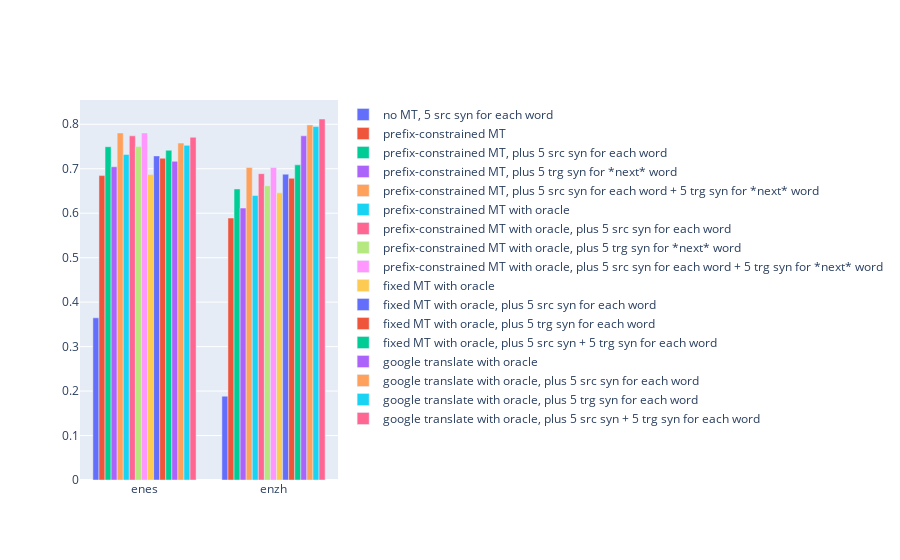

The code cell stored with this chart in its notebook:
### Code cell
# noexport

import plotly.graph_objects as go

fig = go.Figure(data=[
    go.Bar(name='no MT, 5 src syn for each word', x=langpair_list, y=[langpair_to_num_src_trg_synonyms_nomt_to_accuracy[lang][(5, 0)] for lang in langpair_list]),
    go.Bar(name='prefix-constrained MT', x=langpair_list, y=[lang_to_baseline_accuracy[lang] for lang in langpair_list]),
    go.Bar(name='prefix-constrained MT, plus 5 src syn for each word', x=langpair_list, y=[langpair_to_num_src_trg_synonyms_prefix_nextword_to_accuracy[lang][(5,0)] for lang in langpair_list]),
    go.Bar(name='prefix-constrained MT, plus 5 trg syn for *next* word', x=langpair_list, y=[langpair_to_num_src_trg_synonyms_prefix_nextword_to_accuracy[lang][(0,5)] for lang in langpair_list]),
    go.Bar(name='prefix-constrained MT, plus 5 src syn for each word + 5 trg syn for *next* word', x=langpair_list, y=[langpair_to_num_src_trg_synonyms_prefix_oracle_allsyn_to_accuracy[lang][(5,5)] for lang in langpair_list]),
    go.Bar(name='prefix-constrained MT with oracle', x=langpair_list, y=[lang_to_baseline_accuracy_with_oracle[lang] for lang in langpair_list]),
    go.Bar(name='prefix-constrained MT with oracle, plus 5 src syn for each word', x=langpair_list, y=[langpair_to_num_src_trg_synonyms_prefix_oracle_to_accuracy[lang][(5,0)] for lang in langpair_list]),
    go.Bar(name='prefix-constrained MT with oracle, plus 5 trg syn for *next* word', x=langpair_list, y=[langpair_to_num_src_trg_synonyms_prefix_oracle_to_accuracy[lang][(0,5)] for lang in langpair_list]),
    go.Bar(name='prefix-constrained MT with oracle, plus 5 src syn for each word + 5 trg syn for *next* word', x=langpair_list, y=[langpair_to_num_src_trg_synonyms_prefix_oracle_allsyn_to_accuracy[lang][(5,5)] for lang in langpair_list]),
    go.Bar(name='fixed MT with oracle', x=langpair_list, y=[langpair_to_oracle_accuracy[lang] for lang in langpair_list]),
    go.Bar(name='fixed MT with oracle, plus 5 src syn for each word', x=langpair_list, y=[langpair_to_num_src_trg_synonyms_to_accuracy[lang][(5,0)] for lang in langpair_list]),
    go.Bar(name='fixed MT with oracle, plus 5 trg syn for each word', x=langpair_list, y=[langpair_to_num_src_trg_synonyms_to_accuracy[lang][(0,5)] for lang in langpair_list]),
    go.Bar(name='fixed MT with oracle, plus 5 src syn + 5 trg syn for each word', x=langpair_list, y=[langpair_to_num_src_trg_synonyms_to_accuracy[lang][(5,5)] for lang in langpair_list]),
    #go.Bar(name='google translate with oracle', x=langpair_list, y=[lang_to_google_translate_accuracy_with_oracle[lang] for lang in langpair_list]),
    go.Bar(name='google translate with oracle', x=langpair_list, y=[langpair_to_num_src_trg_synonyms_googtrans_to_accuracy[lang][(0,0)] for lang in langpair_list]),
    go.Bar(name='google translate with oracle, plus 5 src syn for each word', x=langpair_list, y=[langpair_to_num_src_trg_synonyms_googtrans_to_accuracy[lang][(5,0)] for lang in langpair_list]),
    go.Bar(name='google translate with oracle, plus 5 trg syn for each word', x=langpair_list, y=[langpair_to_num_src_trg_synonyms_googtrans_to_accuracy[lang][(0,5)] for lang in langpair_list]),
    go.Bar(name='google translate with oracle, plus 5 src syn + 5 trg syn for each word', x=langpair_list, y=[langpair_to_num_src_trg_synonyms_googtrans_to_accuracy[lang][(5,5)] for lang in langpair_list]),
])
# Change the bar mode
fig.update_layout(barmode='group')
fig.show()

### Figure 1 — Plotly figure (JSON) as saved in the notebook; plotly's stock layout.template omitted (floating-point values rounded to 4 significant figures)
{"data": [{"name": "no MT, 5 src syn for each word", "type": "bar", "x": ["enes", "enzh"], "y": [0.3647, 0.1885]}, {"name": "prefix-constrained MT", "type": "bar", "x": ["enes", "enzh"], "y": [0.6845, 0.5891]}, {"name": "prefix-constrained MT, plus 5 src syn for each word", "type": "bar", "x": ["enes", "enzh"], "y": [0.7496, 0.6546]}, {"name": "prefix-constrained MT, plus 5 trg syn for *next* word", "type": "bar", "x": ["enes", "enzh"], "y": [0.7045, 0.6116]}, {"name": "prefix-constrained MT, plus 5 src syn for each word + 5 trg syn for *next* word", "type": "bar", "x": ["enes", "enzh"], "y": [0.7805, 0.7027]}, {"name": "prefix-constrained MT with oracle", "type": "bar", "x": ["enes", "enzh"], "y": [0.7321, 0.6397]}, {"name": "prefix-constrained MT with oracle, plus 5 src syn for each word", "type": "bar", "x": ["enes", "enzh"], "y": [0.774, 0.6889]}, {"name": "prefix-constrained MT with oracle, plus 5 trg syn for *next* word", "type": "bar", "x": ["enes", "enzh"], "y": [0.7499, 0.6616]}, {"name": "prefix-constrained MT with oracle, plus 5 src syn for each word + 5 trg syn for *next* word", "type": "bar", "x": ["enes", "enzh"], "y": [0.7805, 0.7027]}, {"name": "fixed MT with oracle", "type": "bar", "x": ["enes", "enzh"], "y": [0.687, 0.6458]}, {"name": "fixed MT with oracle, plus 5 src syn for each word", "type": "bar", "x": ["enes", "enzh"], "y": [0.7289, 0.6878]}, {"name": "fixed MT with oracle, plus 5 trg syn for each word", "type": "bar", "x": ["enes", "enzh"], "y": [0.7236, 0.6785]}, {"name": "fixed MT with oracle, plus 5 src syn + 5 trg syn for each word", "type": "bar", "x": ["enes", "enzh"], "y": [0.7417, 0.7089]}, {"name": "google translate with oracle", "type": "bar", "x": ["enes", "enzh"], "y": [0.7166, 0.774]}, {"name": "google translate with oracle, plus 5 src syn for each word", "type": "bar", "x": ["enes", "enzh"], "y": [0.7579, 0.7986]}, {"name": "google translate with oracle, plus 5 trg syn for each word", "type": "bar", "x": ["enes", "enzh"], "y": [0.7526, 0.7949]}, {"name": "google translate with oracle, plus 5 src syn + 5 trg syn for each word", "type": "bar", "x": ["enes", "enzh"], "y": [0.7707, 0.8119]}], "layout": {"barmode": "group"}}
